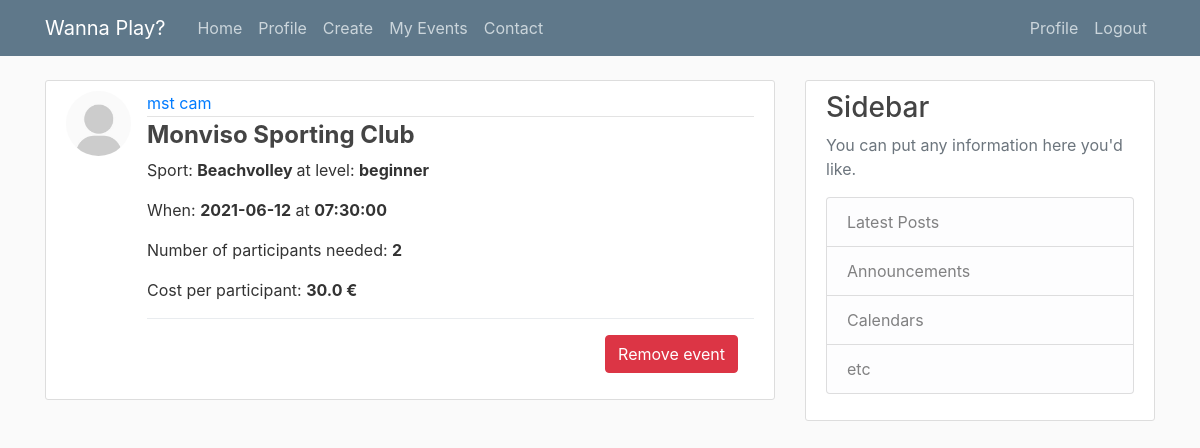
Page /myevents (signed in) on the committed database.
### flaskblog/models.py (models this page shows, shortened)
class Event(db.Model):
    id = db.Column(db.Integer, primary_key=True)
    date = db.Column(db.Date, nullable=False)
    time = db.Column(db.Time, nullable=False)
    cost = db.Column(db.Float, nullable=False, default='To be defined')
    np = db.Column(db.Integer, nullable=False)
    user_id = db.Column(db.Integer, db.ForeignKey('user.id'), nullable=False)
    club_id = db.Column(db.Integer, db.ForeignKey('club.id'), nullable=False)
    sport_id = db.Column(db.Integer, db.ForeignKey('sport.id'), nullable=False)
    level = db.Column(db.String(60))
    participant2 = db.relationship('Participant', foreign_keys=[Participant.e_id], backref='part', lazy=True)

class User(db.Model, UserMixin):
    __tablename__ = 'user'
    id = db.Column(db.Integer, primary_key=True)
    name = db.Column(db.String(60), nullable=False)
    surname = db.Column(db.String(60), nullable=False)
    birthdate = db.Column(db.Date, nullable=False)
    email = db.Column(db.String(120), unique=True, nullable=False)
    password = db.Column(db.String(60), nullable=False)
    image_file = db.Column(db.String(20), nullable=False, default='default.jpg')
    events = db.relationship('Event', backref='creator', lazy=True)
    sport_played_2 = db.relationship('SportPlayed', foreign_keys=[SportPlayed.u_id], backref='played', lazy=True)
    participant = db.relationship('Participant', foreign_keys=[Participant.u_id], backref='joined', lazy=True)

class Club(db.Model):
    id = db.Column(db.Integer, primary_key=True)
    name = db.Column(db.String(60), nullable=False)
    address = db.Column(db.String(240), nullable=False)
    phone = db.Column(db.String(60), nullable=False, unique=True)
    events_2 = db.relationship('Event', backref='place', lazy=True)

class Sport(db.Model):
    __tablename__ = 'sport'
    id = db.Column(db.Integer, primary_key=True)
    name = db.Column(db.String(60), nullable=False)
    sport_played = db.relationship('SportPlayed', foreign_keys=[SportPlayed.s_id], backref='sport', lazy=True)
    events_4 = db.relationship('Event', backref='sportevent', lazy=True)

### flaskblog/events/routes.py (the view)
@events.route("/myevents")
@login_required
def myevents():
    posts = Event.query.filter_by(user_id=current_user.id).all()
    parts = Event.query.join(Event.participant2).filter_by(u_id=current_user.id).all()
    return render_template('myevents.html', title='My Events', posts=posts, parts=parts)

### flaskblog/models.py (called while the page is built)
@login_manager.user_loader
def load_user(user_id):
    return User.query.get(int(user_id))

### flaskblog/templates/myevents.html (shortened to what this page needs)
<!DOCTYPE html>
<html lang="en">
{% extends "layout.html" %}
{% block content %}
    {% for event in posts %}
        <article class="media content-section">
          <img class="rounded-circle article-img" src="{{ url_for('static', filename='profile_pics/' + event.creator.image_file) }}">
          <div class="media-body">
            <div class="article-metadata">
                <a class="mr-2" href="#">{{ event.creator.name }} {{ event.creator.surname }}</a>
            </div>
            <h4><a class="article-content" > <b>{{ event.place.name }}</b></a></h4>
              <p class="article-content"> Sport: <b> {{ event.sportevent.name }}  </b> at level: <b> {{  event.level }}</b></p>
              <p class="article-content"> When: <b>{{ event.date }}</b> at <b>{{ event.time }} </b> </p>
            <p class="article-content"> Number of participants needed: <b>{{ event.np }}</b></p>
              <p class="article-content"> Cost per participant: <b> {{ event.cost }} € </b> </p>
        <div class="modal-footer">
          <form action="{{ url_for('events.remove', event_id=event.id) }}" method="POST">
            <input class="btn btn-danger" type="submit" value="Remove event">
          </form>
        </div>
          </div>
        </article>
    {% endfor %}
{% endblock content %}

### flaskblog/static/main.css (style rules this page uses)
body { background: #fafafa; color: #333333; margin-top: 5rem; }
h1, h2, h3, h4, h5, h6 { color: #444444; }
.content-section { background: #ffffff; padding: 10px 20px; border: 1px solid #dddddd; border-radius: 3px; margin-bottom: 20px; }
.article-content { white-space: pre-line; }
.article-img { height: 65px; width: 65px; margin-right: 16px; }
.article-metadata { padding-bottom: 1px; margin-bottom: 4px; border-bottom: 1px solid #e3e3e3 }

### rows in the picture
Event: image_file (placeholder picture), creator.name "mst", creator.surname "cam", place.name "Monviso Sporting Club", sportevent.name "Beachvolley", level "beginner", date "2021-06-12", time "07:30:00", np "2", cost "30.0"
